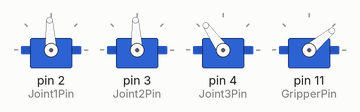
A sketch run on a simulated Arduino Uno, built with avr-gcc and run on an emulated ATmega328P. Parts: 4 × servo.

Above: at 0.1 s.
At 10.31 s:
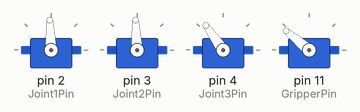
At 12.82 s:
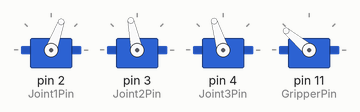
At 15.3 s:
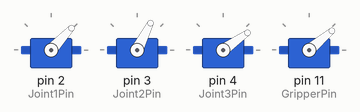
At 23.47 s:
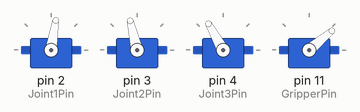
At 39.94 s:
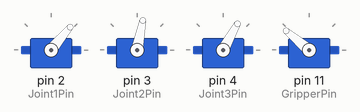
Timing chart, 0 to 40.0 s (numbered marks = the images above):
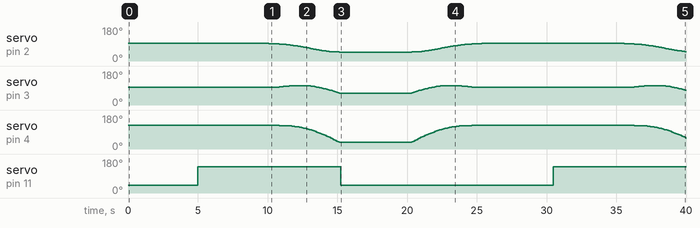

The sketch:

Trajectory_Task1Arduino.ino
```cpp
#include <Servo.h>
#include <math.h>
#include <stdio.h>

// Arm Servo pins
#define Joint1Pin 2
#define Joint2Pin 3
#define Joint3Pin 4
#define GripperPin 11

// Servo Objects
Servo Joint1;
Servo Joint2;
Servo Joint3;
Servo Gripper;

// Global variables for trajectory and arm dimensions
double tf = 5.0; // Total time for one-way trip
double x0 = 0, xf = 9.58; // X start and end
double y0 = 17.7, yf = 9.58; // Y start and end
double z0 = -9.4, zf = -23.47; // Z start and end

double GripperOpen = 40; // Open gripper; Need to tune value
double GripperClose = 140; // Close gripper; Need to tune value

// Arm dimensions
const double L1 = 9.4; // Example values
const double L2 = 17.7;

// Offsets in degrees
double theta1Offset = 3; // Degrees
double theta2Offset = 3; // Degrees
double theta3Offset = 35; // Degrees

// Function prototypes
void trajectoryPlanning(double t, double &x, double &y, double &z);
void inverseKinematics(double x, double y, double z, double &theta1_deg, double &theta2_deg, double &theta3_deg);

void setup() {
  Serial.begin(9600);
  Joint1.attach(Joint1Pin);
  Joint2.attach(Joint2Pin);
  Joint3.attach(Joint3Pin);
  Gripper.attach(GripperPin);

  // Move to start position
  double startTheta1, startTheta2, startTheta3;
  inverseKinematics(x0, y0, z0, startTheta1, startTheta2, startTheta3);
  Joint1.write(int(startTheta1 + theta1Offset));
  Joint2.write(int(startTheta2 + theta2Offset));
  Joint3.write(int(startTheta3 + theta3Offset));
  Gripper.write(int(GripperOpen));

  delay(5000); // Delay to ensure arm reaches start position

  Gripper.write(int(GripperClose)); // Close gripper to grabbing the object

  delay(5000);
}

void loop() {
  // Move from start to end and back to start
  for(int direction = 0; direction < 2; direction++) {
    for (int i = 0; i <= 10 * tf; i++) {
      double t = (direction == 0) ? i * 0.1 : tf - i * 0.1; // Adjust time for direction
      double x, y, z;
      trajectoryPlanning(t, x, y, z);

      double theta1_deg, theta2_deg, theta3_deg;
      inverseKinematics(x, y, z, theta1_deg, theta2_deg, theta3_deg);

      // Apply offset and control the servos
      Joint1.write(int(theta1_deg + theta1Offset));
      Joint2.write(int(theta2_deg + theta2Offset));
      Joint3.write(int(theta3_deg + theta3Offset));

      delay(100);
    }

    if (direction == 0) {
      Gripper.write(int(GripperOpen)); // Open gripper to release the object at the end position
      delay(5000);
    } else {
      delay(5000);
    }
  }
  // After returning to the start position, prepare to grab the object again
  Gripper.write(int(GripperClose));
  delay(5000); // Wait for the gripper to close before starting the next cycle
}


void trajectoryPlanning(double t, double &x, double &y, double &z) {
  // Calculating the position for each axis
  double a2 = 3 * (xf - x0) / pow(tf, 2);
  double a3 = -2 * (xf - x0) / pow(tf, 3);
  x = x0 + a2 * pow(t, 2) + a3 * pow(t, 3);

  double b2 = 3 * (yf - y0) / pow(tf, 2);
  double b3 = -2 * (yf - y0) / pow(tf, 3);
  y = y0 + b2 * pow(t, 2) + b3 * pow(t, 3);

  double c2 = 3 * (zf - z0) / pow(tf, 2);
  double c3 = -2 * (zf - z0) / pow(tf, 3);
  z = z0 + c2 * pow(t, 2) + c3 * pow(t, 3);
}

void inverseKinematics(double x, double y, double z, double &theta1_deg, double &theta2_deg, double &theta3_deg) {
  double X = sqrt(x*x + y*y);

  double theta1 = atan2(y, x);
  theta1_deg = theta1 * (180 / PI);

  double beta = atan2(z, X);
  double cos_psi = (L1*L1 + X*X + z*z - L2*L2) / (2 * L1 * sqrt(X*X + z*z));
  double psi = acos(cos_psi);
  double theta2 = -(beta - psi);
  theta2_deg = theta2 * (180 / PI);

  double theta3 = acos((X*X + z*z - L1*L1 - L2*L2) / (2 * L1 * L2));
  theta3_deg = theta3 * (180 / PI);
}
```

Measured:
- by itself, servo on pin 11 (GripperPin): 40° → 140° at 5.0 s, → 40° 10.2 s later, → 140° 15.2 s later
- by itself, servo on pin 3 (Joint2Pin): 93° → 94° at 10.5 s, → 95° 0.21 s later, → 96° 0.10 s later, → 97° 0.21 s later, … (93 changes in this stretch)
- by itself, servo on pin 2 (Joint1Pin): 93° → 92° at 10.1 s, → 91° 0.51 s later, → 90° 0.21 s later, → 89° 0.21 s later, … (114 changes in this stretch)
